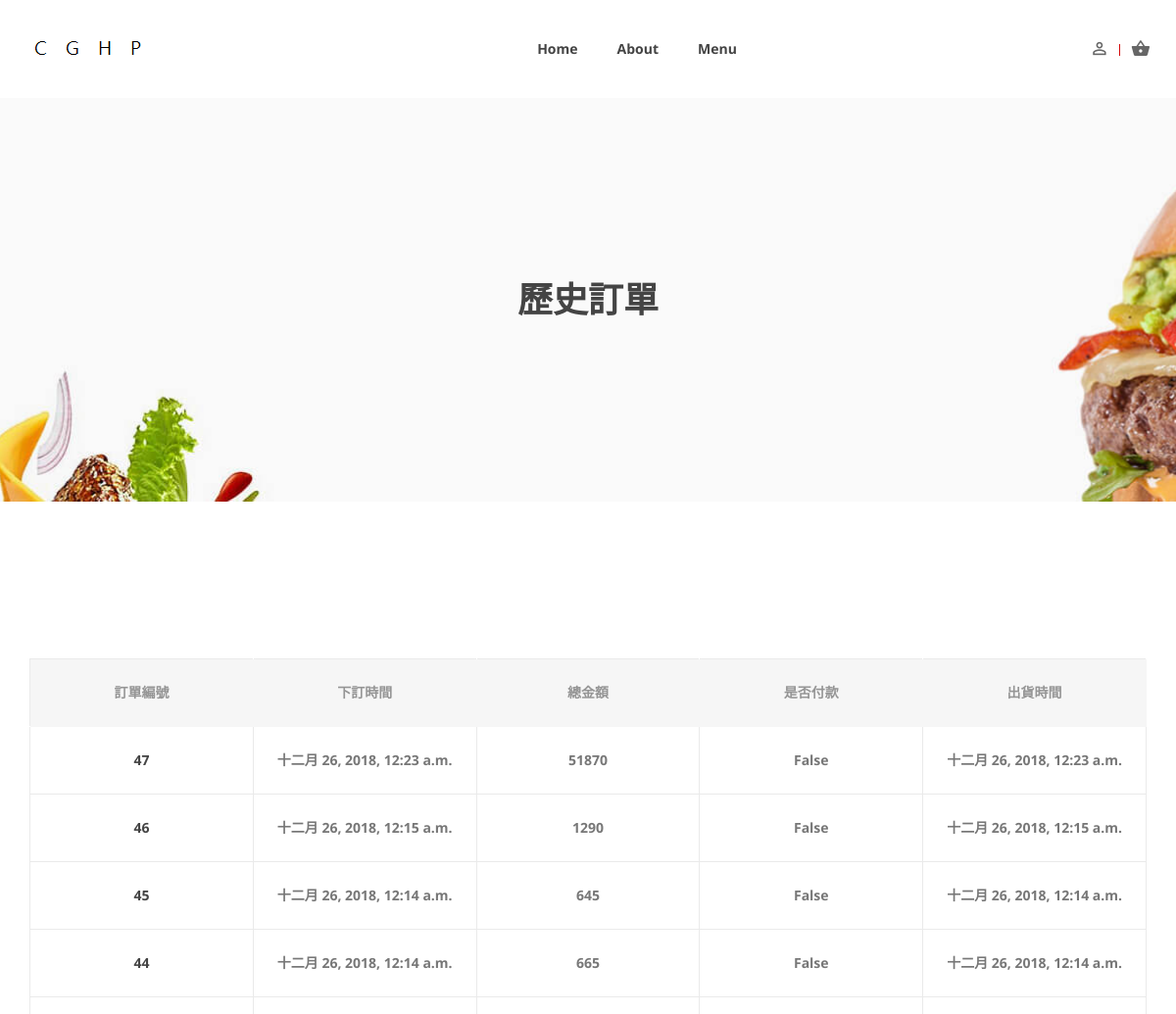
The app's page /order/orderHistory/ (signed in, upper part), older data.
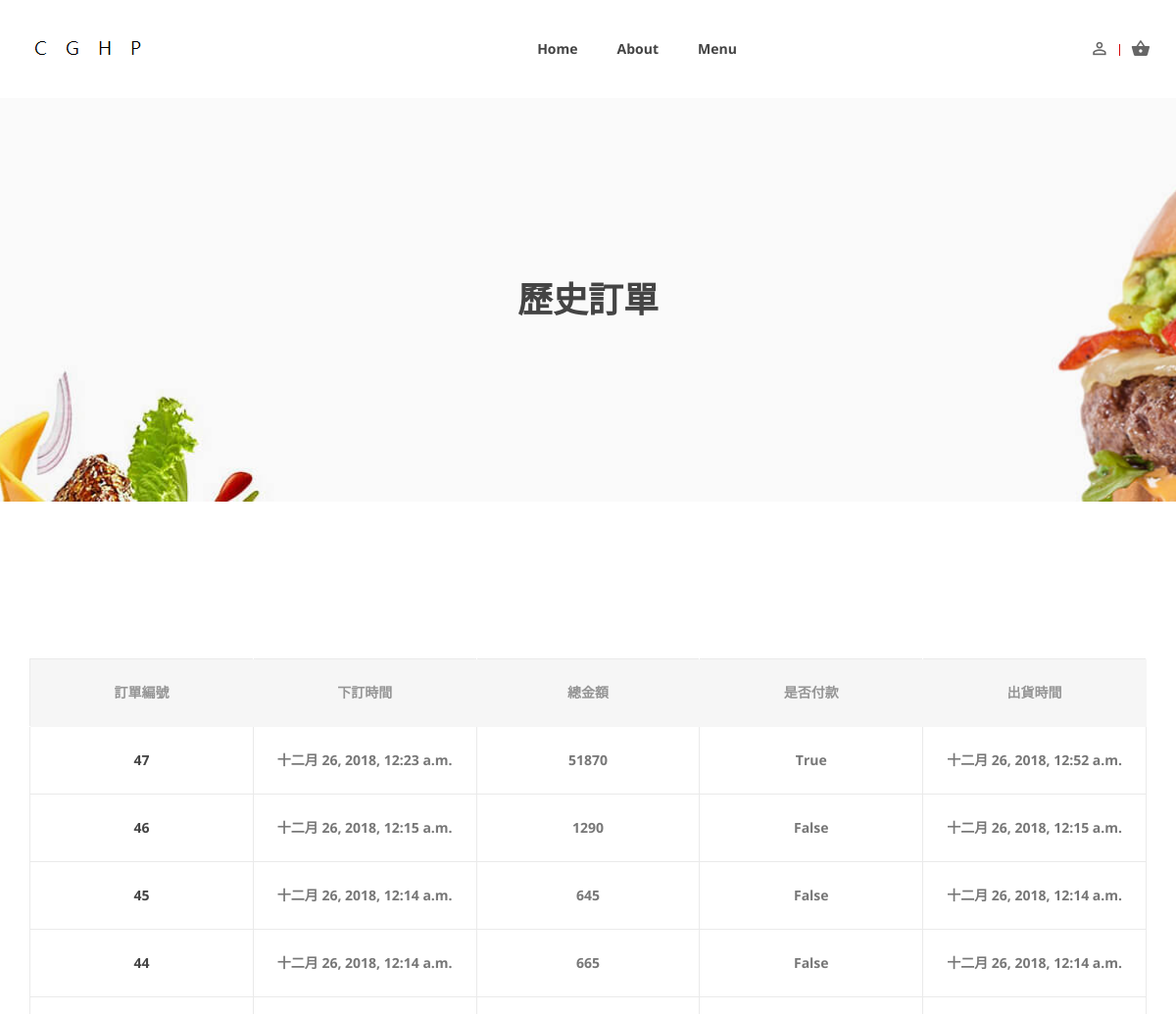
The same page, newer data.
### SOS/models.py (models this page shows, shortened)
class Order(models.Model):
    order_no = models.AutoField(
        verbose_name='訂單編號', null=False, primary_key=True)
    member_id = models.ForeignKey(
        Member, verbose_name='會員編號', on_delete=models.CASCADE, null=False) # 哪一個 會員 產生的訂單
    ordered_date = models.DateTimeField(
        verbose_name='訂單產生時間', auto_now_add=True, null=False)
    updated = models.DateTimeField(auto_now=True)
    paid = models.BooleanField(default=False) # 若為 true 代表 尚未出貨
    shipped_date = models.DateTimeField(
        verbose_name='實際出貨時間', default=timezone.now)
    isFreeShipping = models.BooleanField(default=False, verbose_name='是否免運', editable=False)
    discountRate = models.DecimalField(
        max_digits=3, decimal_places=2, default=1, null=False, verbose_name='折扣',editable=False)
    class Meta:
        ordering = ['-ordered_date',]
    def get_total_cost(self):
        return sum(item.get_cost() for item in self.items.all())

class OrderItem(models.Model):
    order = models.ForeignKey(Order, related_name='items', on_delete=models.CASCADE)
    pizza = models.ForeignKey(Pizza, related_name='order_items', on_delete=models.CASCADE)
    price = models.DecimalField(max_digits=10, decimal_places=0)
    quantity = models.PositiveIntegerField(default=1)
    def get_cost(self):
        return self.price * self.quantity

### SOS/views.py (the view)
# urls.py: path('orderHistory/', order_history, name='order_history'),
def order_history(request):
    member = Member.objects.get(user_id=request.user)
    result = []
    for order in Order.objects.all():
        if order.member_id == member:
            result.append(order)
    return render(request, 'order_history.html', locals())

### SCS/context_processors.py (called while the page is built)
def cart(request):
    return {'cart': Cart(request)}

### templates/order_history.html (shortened to what this page needs)
{% extends 'base.html' %}
{% load static %}
{% load starsCount %}
{% block content %}
<div class="ht__bradcaump__area bg-image--18">
  <div class="ht__bradcaump__wrap d-flex align-items-center">
    <div class="container">
      <div class="row">
        <div class="col-lg-12 col-md-12 col-sm-12">
          <div class="bradcaump__inner text-center">
            <h2 class="bradcaump-title">歷史訂單</h2>
          </div>
        </div>
      </div>
    </div>
  </div>
</div>
<section class="food__menu__grid__area section-padding--lg">
  <div class="container">
    <div class="row mt--30">
      <div class="col-lg-12">
        <div class="fd__tab__content tab-content" id="nav-tabContent">
          <div class="row">
            <div class="col-md-12 col-sm-12 ol-lg-12">
              <div class="table-content table-responsive">
                <div class="col-lg-12 col-md-12 ">
                  <table class="cart">
                    <thead>
                      <tr class="title-top">
                        <th class="product-subtotal">訂單編號</th>
                        <th class="product-subtotal">下訂時間</th>
                        <th class="product-subtotal">總金額</th>
                        <th class="product-subtotal">是否付款</th>
                        <th class="product-subtotal">出貨時間</th>
                      </tr>
                    </thead>
                    <tbody>
                      {% for search_order in result %}
                      <tr>
                        <td class="product-subtotal"><a href="{% url 'order_detail' search_order.order_no %}">{{ search_order.order_no }}</a></td>
                        <td class="product-subtotal">{{ search_order.ordered_date }}</td>
                        <td class="product-subtotal">{{ search_order.get_total_cost }}</td>
                        <td class="product-subtotal">{{ search_order.paid }}</td>
                        <td class="product-subtotal">{{ search_order.shipped_date }}</td>
                      </tr>
                      {% empty %}
                      <h1>您還沒有購買過本商店的產品！</h1>
                      {% endfor %}
                    </tbody>
                  </table>
                </div>
              </div>
            </div>
          </div>
        </div>
      </div>
    </div>
  </div>
</section>
{% endblock %}

Row changes from the older to the newer data that the page shows:
changed Order id 47: paid "False" → "True"; shipped_date "十二月 26, 2018, 12:23 a.m." → "十二月 26, 2018, 12:52 a.m."
